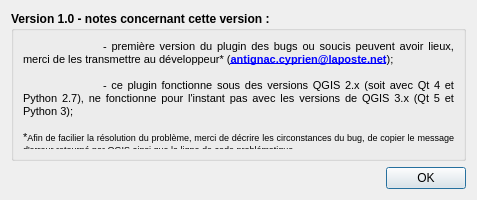
<?xml version="1.0" encoding="UTF-8"?>
<ui version="4.0">
 <class>versionForm</class>
 <widget class="QDialog" name="versionForm">
  <property name="geometry">
   <rect>
    <x>0</x>
    <y>0</y>
    <width>477</width>
    <height>200</height>
   </rect>
  </property>
  <property name="sizePolicy">
   <sizepolicy hsizetype="Preferred" vsizetype="Preferred">
    <horstretch>0</horstretch>
    <verstretch>0</verstretch>
   </sizepolicy>
  </property>
  <property name="windowTitle">
   <string>Gedopi - Note de version</string>
  </property>
  <layout class="QVBoxLayout" name="verticalLayout">
   <item>
    <widget class="QGroupBox" name="groupBox">
     <property name="font">
      <font>
       <weight>75</weight>
       <bold>true</bold>
      </font>
     </property>
     <property name="title">
      <string>Version 1.0 - notes concernant cette version :</string>
     </property>
     <layout class="QVBoxLayout" name="verticalLayout_3">
      <item>
       <widget class="QLabel" name="label_5">
        <property name="font">
         <font>
          <weight>50</weight>
          <bold>false</bold>
         </font>
        </property>
        <property name="text">
         <string>&lt;!DOCTYPE HTML PUBLIC &quot;-//W3C//DTD HTML 4.0//EN&quot; &quot;http://www.w3.org/TR/REC-html40/strict.dtd&quot;&gt;
&lt;html&gt;&lt;head&gt;&lt;meta name=&quot;qrichtext&quot; content=&quot;1&quot; /&gt;&lt;style type=&quot;text/css&quot;&gt;
p, li { white-space: pre-wrap; }
&lt;/style&gt;&lt;/head&gt;&lt;body style=&quot; font-family:'MS Shell Dlg 2'; font-size:8pt; font-weight:400; font-style:normal;&quot;&gt;
&lt;p align=&quot;justify&quot; style=&quot; margin-top:0px; margin-bottom:0px; margin-left:0px; margin-right:0px; -qt-block-indent:0; text-indent:0px;&quot;&gt;&lt;span style=&quot; font-weight:600;&quot;&gt;	&lt;/span&gt;- première version du plugin des bugs ou soucis peuvent avoir lieux, merci de les transmettre au développeur* (&lt;a href=&quot;mailto:antignac.cyprien@laposte.net?subject=Plugin%20QGIS-Gedopi&quot;&gt;&lt;span style=&quot; font-weight:600; text-decoration: underline; color:#0000ff;&quot;&gt;antignac.cyprien@laposte.net&lt;/span&gt;&lt;/a&gt;);&lt;/p&gt;
&lt;p align=&quot;justify&quot; style=&quot;-qt-paragraph-type:empty; margin-top:0px; margin-bottom:0px; margin-left:0px; margin-right:0px; -qt-block-indent:0; text-indent:0px;&quot;&gt;&lt;br /&gt;&lt;/p&gt;
&lt;p align=&quot;justify&quot; style=&quot; margin-top:0px; margin-bottom:0px; margin-left:0px; margin-right:0px; -qt-block-indent:0; text-indent:0px;&quot;&gt;	- ce plugin fonctionne sous des versions QGIS 2.x (soit avec Qt 4 et Python 2.7), ne fonctionne pour l'instant pas avec les versions de QGIS 3.x (Qt 5 et Python 3);&lt;/p&gt;
&lt;p align=&quot;justify&quot; style=&quot;-qt-paragraph-type:empty; margin-top:0px; margin-bottom:0px; margin-left:0px; margin-right:0px; -qt-block-indent:0; text-indent:0px;&quot;&gt;&lt;br /&gt;&lt;/p&gt;
&lt;p align=&quot;justify&quot; style=&quot; margin-top:0px; margin-bottom:0px; margin-left:0px; margin-right:0px; -qt-block-indent:0; text-indent:0px;&quot;&gt;*&lt;span style=&quot; font-size:7pt;&quot;&gt;Afin de facilier la résolution du problème, merci de décrire les circonstances du bug, de copier le message d'erreur retourné par QGIS ainsi que la ligne de code problématique.&lt;/span&gt;&lt;/p&gt;&lt;/body&gt;&lt;/html&gt;</string>
        </property>
        <property name="alignment">
         <set>Qt::AlignCenter</set>
        </property>
        <property name="wordWrap">
         <bool>true</bool>
        </property>
        <property name="openExternalLinks">
         <bool>true</bool>
        </property>
       </widget>
      </item>
     </layout>
    </widget>
   </item>
   <item>
    <widget class="QDialogButtonBox" name="buttonBox">
     <property name="standardButtons">
      <set>QDialogButtonBox::Ok</set>
     </property>
    </widget>
   </item>
  </layout>
 </widget>
 <resources/>
 <connections/>
</ui>
